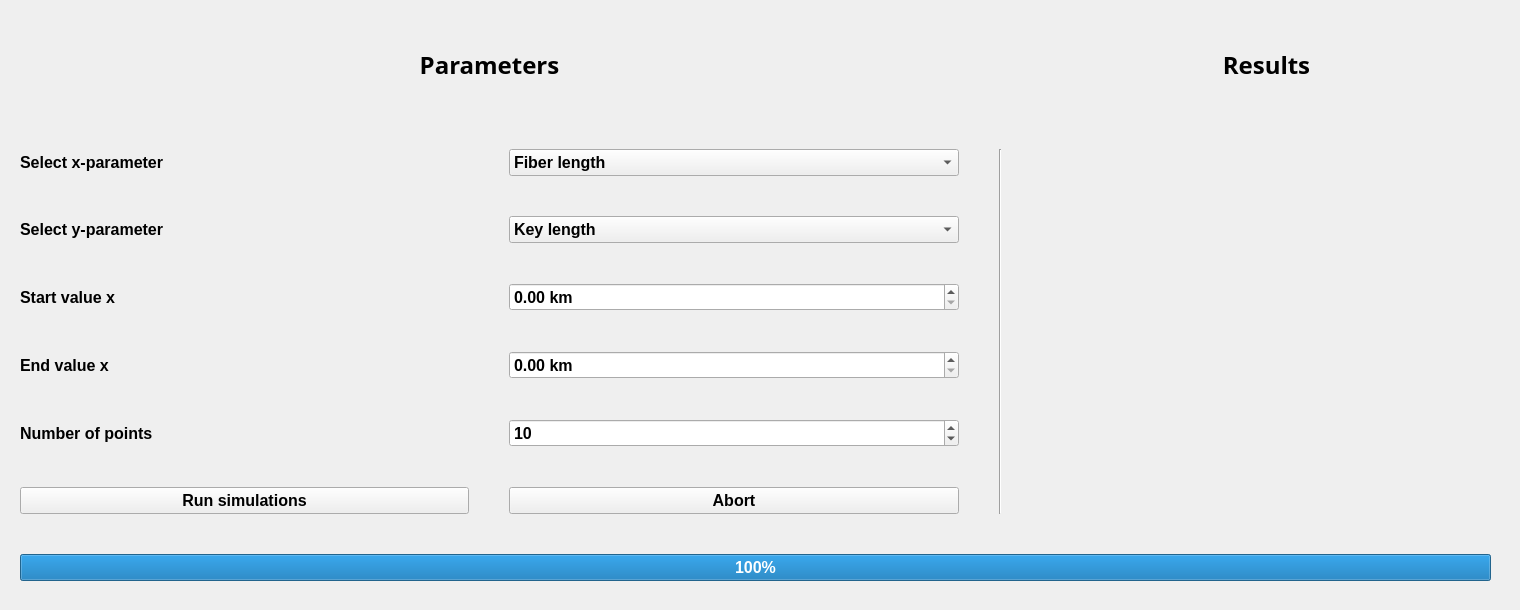
    <widget class="QWidget" name="tab_2">
     <attribute name="title">
      <string>Multiple simulations</string>
     </attribute>
     <widget class="QWidget" name="gridLayoutWidget_2">
      <property name="geometry">
       <rect>
        <x>0</x>
        <y>0</y>
        <width>1511</width>
        <height>601</height>
       </rect>
      </property>
      <property name="font">
       <font>
        <pointsize>12</pointsize>
       </font>
      </property>
      <layout class="QGridLayout" name="gridLayout_2">
       <property name="leftMargin">
        <number>20</number>
       </property>
       <property name="topMargin">
        <number>20</number>
       </property>
       <property name="rightMargin">
        <number>20</number>
       </property>
       <property name="bottomMargin">
        <number>20</number>
       </property>
       <property name="spacing">
        <number>40</number>
       </property>
       <item row="2" column="1">
        <widget class="QComboBox" name="yParameter">
         <property name="font">
          <font>
           <pointsize>12</pointsize>
           <weight>75</weight>
           <bold>true</bold>
          </font>
         </property>
         <property name="toolTip">
          <string>&lt;html&gt;&lt;head/&gt;&lt;body&gt;&lt;p&gt;Which result metric that is plotted.&lt;/p&gt;&lt;/body&gt;&lt;/html&gt;</string>
         </property>
         <item>
          <property name="text">
           <string>Key length</string>
          </property>
         </item>
         <item>
          <property name="text">
           <string>Key rate</string>
          </property>
         </item>
         <item>
          <property name="text">
           <string>QBER</string>
          </property>
         </item>
        </widget>
       </item>
       <item row="2" column="0">
        <widget class="QLabel" name="label_26">
         <property name="font">
          <font>
           <pointsize>12</pointsize>
           <weight>75</weight>
           <bold>true</bold>
          </font>
         </property>
         <property name="toolTip">
          <string>&lt;html&gt;&lt;head/&gt;&lt;body&gt;&lt;p&gt;Which result metric that is plotted.&lt;/p&gt;&lt;/body&gt;&lt;/html&gt;</string>
         </property>
         <property name="text">
          <string>Select y-parameter</string>
         </property>
        </widget>
       </item>
       <item row="0" column="3">
        <widget class="QLabel" name="label_24">
         <property name="font">
          <font>
           <family>Segoe UI Semibold</family>
           <pointsize>18</pointsize>
           <weight>75</weight>
           <bold>true</bold>
          </font>
         </property>
         <property name="text">
          <string>Results</string>
         </property>
         <property name="alignment">
          <set>Qt::AlignCenter</set>
         </property>
        </widget>
       </item>
       <item row="4" column="0">
        <widget class="QLabel" name="label_28">
         <property name="font">
          <font>
           <pointsize>12</pointsize>
           <weight>75</weight>
           <bold>true</bold>
          </font>
         </property>
         <property name="toolTip">
          <string>&lt;html&gt;&lt;head/&gt;&lt;body&gt;&lt;p&gt;End point for the desired interval of x-parameter values. Set start value and end value to the same to produce multiple simulations of the same configuration.&lt;/p&gt;&lt;/body&gt;&lt;/html&gt;</string>
         </property>
         <property name="text">
          <string>End value x</string>
         </property>
        </widget>
       </item>
       <item row="5" column="1">
        <widget class="QSpinBox" name="numberOfPoints">
         <property name="font">
          <font>
           <pointsize>12</pointsize>
           <weight>75</weight>
           <bold>true</bold>
          </font>
         </property>
         <property name="toolTip">
          <string>&lt;html&gt;&lt;head/&gt;&lt;body&gt;&lt;p&gt;The number of points desired from the given interval.&lt;/p&gt;&lt;/body&gt;&lt;/html&gt;</string>
         </property>
         <property name="minimum">
          <number>1</number>
         </property>
         <property name="maximum">
          <number>99999999</number>
         </property>
         <property name="value">
          <number>10</number>
         </property>
        </widget>
       </item>
       <item row="0" column="0" colspan="2">
        <widget class="QLabel" name="label_23">
         <property name="font">
          <font>
           <family>Segoe UI Semibold</family>
           <pointsize>18</pointsize>
           <weight>75</weight>
           <bold>true</bold>
          </font>
         </property>
         <property name="text">
          <string>Parameters</string>
         </property>
         <property name="alignment">
          <set>Qt::AlignCenter</set>
         </property>
        </widget>
       </item>
       <item row="5" column="0">
        <widget class="QLabel" name="label31">
         <property name="font">
          <font>
           <pointsize>12</pointsize>
           <weight>75</weight>
           <bold>true</bold>
          </font>
         </property>
         <property name="toolTip">
          <string>&lt;html&gt;&lt;head/&gt;&lt;body&gt;&lt;p&gt;The number of points desired from the given interval.&lt;/p&gt;&lt;/body&gt;&lt;/html&gt;</string>
         </property>
         <property name="text">
          <string>Number of points</string>
         </property>
        </widget>
       </item>
       <item row="1" column="1">
        <widget class="QComboBox" name="xParameter">
         <property name="font">
          <font>
           <pointsize>12</pointsize>
           <weight>75</weight>
           <bold>true</bold>
          </font>
         </property>
         <property name="toolTip">
          <string>&lt;html&gt;&lt;head/&gt;&lt;body&gt;&lt;p&gt;Which parameter to vary in the specified interval.&lt;/p&gt;&lt;/body&gt;&lt;/html&gt;</string>
         </property>
         <item>
          <property name="text">
           <string>Fiber length</string>
          </property>
         </item>
         <item>
          <property name="text">
           <string>Fiber loss</string>
          </property>
         </item>
         <item>
          <property name="text">
           <string>Source generation rate</string>
          </property>
         </item>
         <item>
          <property name="text">
           <string>Source efficiency</string>
          </property>
         </item>
         <item>
          <property name="text">
           <string>Detector efficiency</string>
          </property>
         </item>
         <item>
          <property name="text">
           <string>Perturb probability</string>
          </property>
         </item>
         <item>
          <property name="text">
           <string>SOP mean deviation</string>
          </property>
         </item>
         <item>
          <property name="text">
           <string>Cross check fraction</string>
          </property>
         </item>
        </widget>
       </item>
       <item row="1" column="0">
        <widget class="QLabel" name="label_25">
         <property name="font">
          <font>
           <pointsize>12</pointsize>
           <weight>75</weight>
           <bold>true</bold>
          </font>
         </property>
         <property name="toolTip">
          <string>&lt;html&gt;&lt;head/&gt;&lt;body&gt;&lt;p&gt;Which parameter to vary in the specified interval.&lt;/p&gt;&lt;/body&gt;&lt;/html&gt;</string>
         </property>
         <property name="text">
          <string>Select x-parameter</string>
         </property>
        </widget>
       </item>
       <item row="3" column="0">
        <widget class="QLabel" name="label_27">
         <property name="font">
          <font>
           <pointsize>12</pointsize>
           <weight>75</weight>
           <bold>true</bold>
          </font>
         </property>
         <property name="toolTip">
          <string>&lt;html&gt;&lt;head/&gt;&lt;body&gt;&lt;p&gt;Starting point for the desired interval of x-parameter values. Set start value and end value to the same to produce multiple simulations of the same configuration.&lt;/p&gt;&lt;/body&gt;&lt;/html&gt;</string>
         </property>
         <property name="text">
          <string>Start value x</string>
         </property>
        </widget>
       </item>
       <item row="7" column="0" colspan="4">
        <widget class="QProgressBar" name="multiProgressBar">
         <property name="font">
          <font>
           <pointsize>12</pointsize>
           <weight>75</weight>
           <bold>true</bold>
          </font>
         </property>
         <property name="value">
          <number>100</number>
         </property>
        </widget>
       </item>
       <item row="6" column="0">
        <widget class="QPushButton" name="multiRunButton">
         <property name="font">
          <font>
           <pointsize>12</pointsize>
           <weight>75</weight>
           <bold>true</bold>
          </font>
         </property>
         <property name="text">
          <string>Run simulations</string>
         </property>
        </widget>
       </item>
       <item row="3" column="1">
        <widget class="QDoubleSpinBox" name="startValue">
         <property name="font">
          <font>
           <pointsize>12</pointsize>
           <weight>75</weight>
           <bold>true</bold>
          </font>
         </property>
         <property name="toolTip">
          <string>&lt;html&gt;&lt;head/&gt;&lt;body&gt;&lt;p&gt;Starting point for the desired interval of x-parameter values. Set start value and end value to the same to produce multiple simulations of the same configuration.&lt;/p&gt;&lt;/body&gt;&lt;/html&gt;</string>
         </property>
         <property name="suffix">
          <string> km</string>
         </property>
         <property name="maximum">
          <double>999999999.000000000000000</double>
         </property>
        </widget>
       </item>
       <item row="4" column="1">
        <widget class="QDoubleSpinBox" name="endValue">
         <property name="font">
          <font>
           <pointsize>12</pointsize>
           <weight>75</weight>
           <bold>true</bold>
          </font>
         </property>
         <property name="toolTip">
          <string>&lt;html&gt;&lt;head/&gt;&lt;body&gt;&lt;p&gt;End point for the desired interval of x-parameter values. Set start value and end value to the same to produce multiple simulations of the same configuration.&lt;/p&gt;&lt;/body&gt;&lt;/html&gt;</string>
         </property>
         <property name="suffix">
          <string> km</string>
         </property>
         <property name="maximum">
          <double>999999999.000000000000000</double>
         </property>
        </widget>
       </item>
       <item row="1" column="2" rowspan="6">
        <widget class="Line" name="line">
         <property name="font">
          <font>
           <pointsize>12</pointsize>
          </font>
         </property>
         <property name="orientation">
          <enum>Qt::Vertical</enum>
         </property>
        </widget>
       </item>
       <item row="1" column="3" rowspan="6">
        <widget class="QLabel" name="multiPlot">
         <property name="font">
          <font>
           <pointsize>12</pointsize>
          </font>
         </property>
         <property name="text">
          <string/>
         </property>
         <property name="scaledContents">
          <bool>true</bool>
         </property>
        </widget>
       </item>
       <item row="6" column="1">
        <widget class="QPushButton" name="abortButton">
         <property name="enabled">
          <bool>true</bool>
         </property>
         <property name="font">
          <font>
           <pointsize>12</pointsize>
           <weight>75</weight>
           <bold>true</bold>
          </font>
         </property>
         <property name="text">
          <string>Abort</string>
         </property>
        </widget>
       </item>
      </layout>
     </widget>
    </widget>
